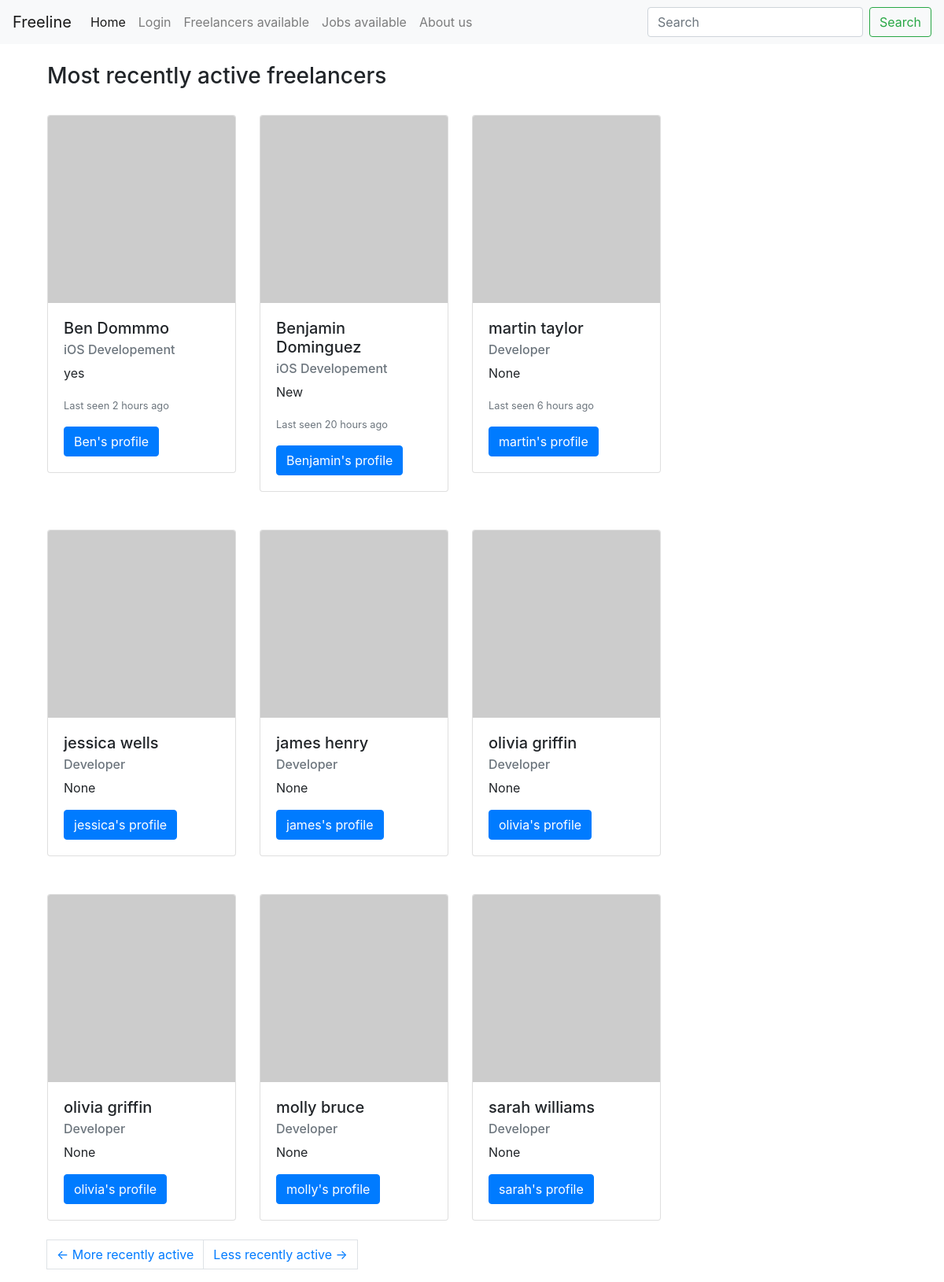
The app's page /freelancers with its own data.
### app/models.py (models this page shows, shortened)
class User(db.Model, UserMixin):
    id = db.Column(db.Integer, primary_key=True)
    username = db.Column(db.String(64), index=True, unique=True)
    password = db.Column(db.String(64))
    first = db.Column(db.String(64), index=True)
    last = db.Column(db.String(64), index=True)
    registration_date = db.Column(db.DateTime, index=True)
    email = db.Column(db.String(64), index=True)
    hours_a_week = db.Column(db.String(64))
    occupation = db.Column(db.String(64), index=True, default='Developer')
    social_id = db.Column(db.String(64), nullable=True) #nullable?
    about_me = db.Column(db.String(1000))
    avatar_data = db.Column(db.String(400))
    last_seen = db.Column(db.DateTime, default=datetime.utcnow)
    startup = db.relationship('Startup', backref='admin', lazy='dynamic')
    jobs = db.relationship('Job', backref='freelancer', lazy='dynamic')
    resume = db.relationship('PastEmployments', backref='freelancer', lazy='dynamic')
    reviews = db.relationship('Reviews', backref='freelancer', lazy='dynamic')
    messages_sent = db.relationship('Message',
    foreign_keys='Message.sender_id', backref='sender', lazy='dynamic')
    messages_recieved = db.relationship('Message',
    foreign_keys='Message.recipient_id', backref='recipient', lazy='dynamic')
    last_message_read_time = db.Column(db.DateTime)
    roles = db.relationship('Role', secondary='user_roles')
    def avatar(self, size):
        if self.email is not None:
            digest = md5(self.email.lower().encode('utf-8')).hexdigest()
            return 'https://www.gravatar.com/avatar/{}?d=identicon&s={}'.format(
                digest, size)
        else:
            return None
    def freelancer(self):
        return ('Freelancer' in [role.name for role in self.roles])
    def admin(self):
        return ('Admin' in [role.name for role in self.roles])
    def last_seen_formatted(self):
        delta = datetime.utcnow() - self.last_seen
        if delta.seconds < 86400: #24 hours
            if delta.seconds < 3600: # 1 hour
                if delta.seconds < 60:
                    return 'online'
                return ('minutes', int(round(delta.seconds/60)))
            return ('hours', int(round(delta.seconds/3600)))
        return ('days', delta.days)
    def last_seen_string(self):
        x = self.last_seen_formatted()
        if x[0] is 'online':
            return "Online"
        else:
            return 'Last seen {0} {1} ago'.format(x[1], x[0])
    def info(self):
        if self.employer():
            return '<Employer {0}>'.format(self.username)
        elif self.freelancer():
            return '<Freelancer {0} {1}>'.format(self.first, self.last)
        else:
            return '<ROLE NOT ASSIGNED FOR {0}>'.format(self.username)
    __repr__ = info

### app/main/routes.py (the view)
@bp.route('/freelancers')
def freelancers_available():
    page = request.args.get('page', 1, type=int)
    most_recently_active = User.query.filter(User.roles.any(name="Freelancer")).\
    order_by(User.last_seen.desc()).paginate(page,\
    current_app.config['FREELANCERS_PER_PAGE'], False)
    next_url = (url_for('main.freelancers_available', page=most_recently_active.next_num)\
    if most_recently_active.has_next else None)
    prev_url = (url_for('main.freelancers_available', page=most_recently_active.prev_num)\
    if most_recently_active.has_prev else None)
    return render_template("freelancers_available.html",\
    freelancers = most_recently_active.items,\
    next_url=next_url, prev_url=prev_url)

### app/main/routes.py (called while the page is built)
@bp.before_request
def before_request():
    if current_user.is_authenticated:
        current_user.last_seen = datetime.utcnow()
        db.session.commit()

### app/main/templates/freelancers_available.html
{% extends "base.html" %}
{% block content %}
<div class="container">
  <br>
  <h3> Most recently active freelancers </h3>
  <br>
  <div class="card-deck">
  {% for freelancer in freelancers[0:3] %}
  <div class="row">
      <div class="col-sm-6">
        <div class="card" style="width: 15rem">
      {% if freelancer.avatar_data %}
      <img class="card-img-top" src="{{freelancer.make_avatar_url() }}" alt="Card image cap">
      {% else %}
      <img class="card-img-top" src="{{ freelancer.avatar(72) }}" alt="Card image cap">
      {% endif %}
      <div class="card-body">
        <h5 class="card-title">{{ freelancer.first }} {{ freelancer.last }}</h5>
        <h6 class="card-subtitle mb-2 text-muted">{{ freelancer.occupation }}</h6>
        <p class="card-text">{{ freelancer.about_me }}</p>
        <p class="card-text"><small class="text-muted">{{ freelancer.last_seen_string() }}</small></p>
        <a href="{{ url_for('freelancer.user', username=freelancer.username) }}" class='btn btn-primary'> {{ freelancer.first }}'s profile </a>
  </div>
  </div>
</div>
</div>
  {% endfor %}
  </div>
<br>
<br>
<div class="card-deck">
  {% for freelancer in freelancers[4:7] %}
  <div class="row">
      <div class="col-sm-6">
  <div class="card" style="width: 15rem">
      {% if freelancer.avatar_data %}
  <img class="card-img-top" src="{{freelancer.make_avatar_url() }}" alt="Card image cap">
      {% else %}
  <img class="card-img-top" src="{{ freelancer.avatar(64) }}" alt="Card image cap">
      {% endif %}
  <div class="card-body">
    <h5 class="card-title">{{ freelancer.first }} {{ freelancer.last }}</h5>
    <h6 class="card-subtitle mb-2 text-muted">{{ freelancer.occupation }}</h6>
    <p class="card-text">{{ freelancer.about_me }}</p>
    <a href="{{ url_for('freelancer.user', username=freelancer.username) }}" class='btn btn-primary'> {{ freelancer.first }}'s profile </a>
  </div>
  </div>
</div>
</div>
  {% endfor %}
  </div>
<br>
<br>
  <div class="card-deck">
  {% for freelancer in freelancers[6:10] %}
  <div class="row">
      <div class="col-sm-6">
  <div class="card" style="width: 15rem">
      {% if freelancer.avatar_data %}
  <img class="card-img-top" src="{{freelancer.make_avatar_url() }}" alt="Card image cap">
      {% else %}
  <img class="card-img-top" src="{{ freelancer.avatar(64) }}" alt="Card image cap">
      {% endif %}
  <div class="card-body">
    <h5 class="card-title">{{ freelancer.first }} {{ freelancer.last }}</h5>
    <h6 class="card-subtitle mb-2 text-muted">{{ freelancer.occupation }}</h6>
    <p class="card-text">{{ freelancer.about_me }}</p>
    <a href="{{ url_for('freelancer.user', username=freelancer.username) }}" class='btn btn-primary'> {{ freelancer.first }}'s profile </a>
  </div>
  </div>
</div>
</div>
  {% endfor %}
  </div>
  <br>
  <nav aria-label="...">
       <ul class="pagination">
           <li class="previous{% if not prev_url %} disabled{% endif %}">
               <a class="page-link" href="{{ prev_url or '#' }}">
                   <span aria-hidden="true">&larr;</span> More recently active
               </a>
           </li>
           <li class="next{% if not next_url %} disabled{% endif %}">
               <a class="page-link" href="{{ next_url or '#' }}">
                  Less recently active <span aria-hidden="true">&rarr;</span>
               </a>
           </li>
       </ul>
   </nav>
  </div>
{% endblock %}

### records on screen
User: first "Ben", last "Dommmo", occupation "iOS Developement", about_me "yes", last_seen_string "Last seen 2 hours ago"
User: first "Benjamin", last "Dominguez", occupation "iOS Developement", about_me "New", last_seen_string "Last seen 20 hours ago"
User: first "martin", last "taylor", occupation "Developer", about_me "None", last_seen_string "Last seen 6 hours ago"
User: first "jessica", last "wells", occupation "Developer", about_me "None"
User: first "james", last "henry", occupation "Developer", about_me "None"
User: first "olivia", last "griffin", occupation "Developer", about_me "None"
User: first "molly", last "bruce", occupation "Developer", about_me "None"
User: first "sarah", last "williams", occupation "Developer", about_me "None"
